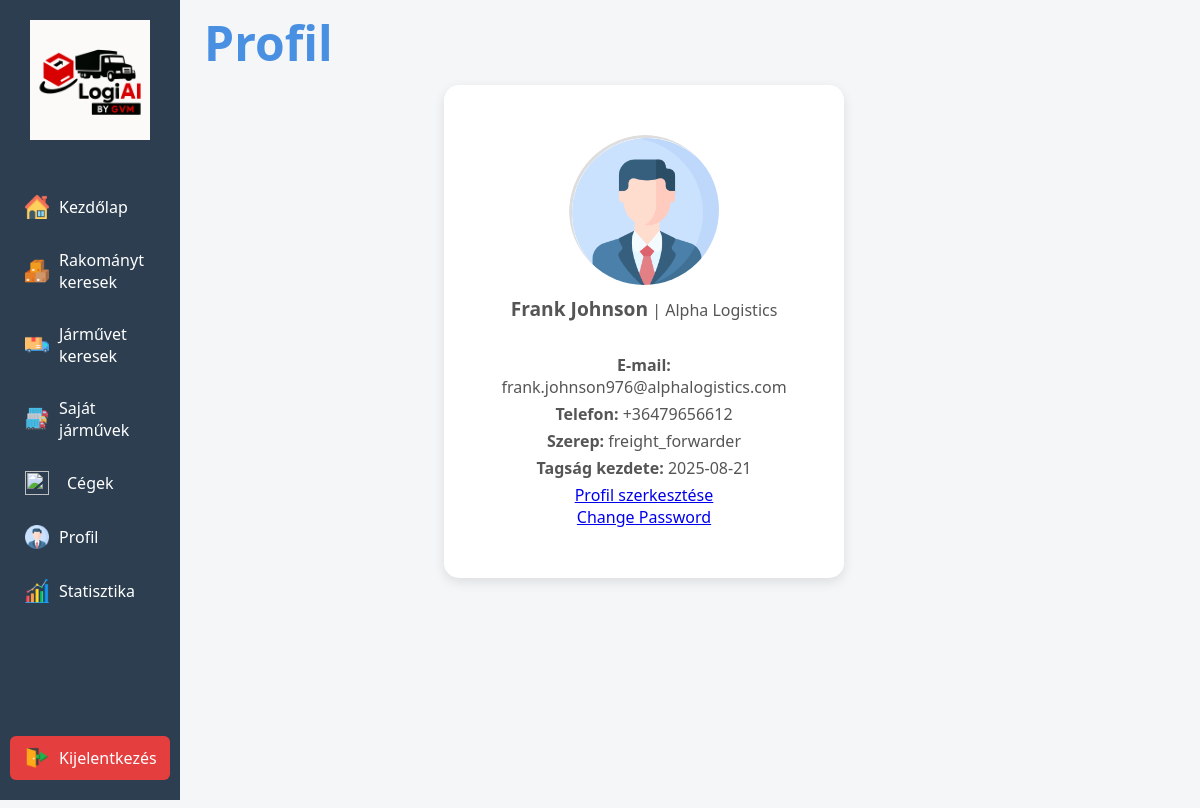
The app's page /profile (signed in) with its own data.
### main.py (models this page shows, shortened)
class User(db.Model, UserMixin):
    user_id = db.Column(db.Integer, primary_key=True)
    email = db.Column(db.String(150), unique=True, nullable=False)
    first_name = db.Column(db.String(150), nullable=False)
    last_name = db.Column(db.String(150), nullable=False)
    phone_number = db.Column(db.String(150), nullable=False)
    hashed_password = db.Column(db.String(150), nullable=False)
    role = db.Column(db.String(50), default="freight_forwarder")
    company_id = db.Column(db.Integer, db.ForeignKey('company.company_id'), nullable=True)
    is_company_admin = db.Column(db.Boolean, default=False)
    common_user = db.Column(db.Boolean, default=True)
    created_at = db.Column(db.Date, default=date.today)
    profile_picture = db.Column(db.String(200), nullable=True)
    company = db.relationship('Company', back_populates='users')

class Company(db.Model):
    company_id = db.Column(db.Integer, primary_key=True)
    name = db.Column(db.String(150), nullable=False)
    subscription_type = db.Column(db.String(50), default="free")
    country = db.Column(db.String(50))
    post_code = db.Column(db.String(20))
    street = db.Column(db.String(100))
    house_number = db.Column(db.String(20))
    tax_number = db.Column(db.String(50))
    admin_id = db.Column(db.Integer)
    created_at = db.Column(db.Date, default=date.today)
    slug = db.Column(db.String(200), unique=True, index=True, nullable=True)
    invite_codes = db.relationship('InviteCode', backref='company', lazy=True)
    users = db.relationship('User', back_populates='company')
    logo_filename = db.Column(db.String(200), nullable=True)

### main.py (the view)
@app.route("/profile")
@login_required
def profile():
    user = current_user
    return render_template("profile.html", user=user)

### main.py (called while the page is built)
@login_manager.user_loader
def load_user(user_id):
    return User.query.get(int(user_id))

### templates/profile.html (shortened to what this page needs)
{% extends "base.html" %}
{% block content %}
<div class="home-container">
    <aside class="sidebar">
        {% include 'sidebar.html' %}
    </aside>
    <main class="main-content">
    <h1 class="cim">Profil</h1>
    <div class="profile-container">
        <div class="profile-card">
            <div class="profile-image" style="
                position: relative;
                display: inline-block;
                cursor: pointer;
                width: 150px;
                height: 150px;
                border-radius: 50%;
                overflow: hidden; /* megakadályozza a belógást */
            ">
                <img id="profile-image"
                     src="{{ url_for('static', filename='uploads/profile_pictures/' + user.profile_picture) if user.profile_picture else url_for('static', filename='icons/user.png') }}"
                     alt="Profile Picture"
                     style="width: 100%; height: 100%; object-fit: cover;">
            </div>
            <div class="profile-info">
                <p><strong><big>{{ user.first_name }} {{ user.last_name }}</big></strong> | {{ user.company.name if user.company else 'Nincs cég' }}</p>
                <br>
                <p><strong>E-mail:</strong> {{ user.email }}</p>
                <p><strong>Telefon:</strong> {{ user.phone_number }}</p>
                <p><strong>Szerep:</strong> {{ user.role }}</p>
                <p><strong>Tagság kezdete:</strong> {{ user.created_at }}</p>
                <a href="{{ url_for('edit_profile') }}" class="btn">Profil szerkesztése</a>
                <br>
                <a href="{{ url_for('change_password') }}" class="btn">Change Password</a>
            </div>
        </div>
    </div>
</main>
</div>
{% endblock %}

### static/style.css (style rules this page uses)
body { font-family: 'Segoe UI', Tahoma, Geneva, Verdana, sans-serif; margin: 0; padding: 0; background: #f4f6f8; color: #333; display: flex; min-height: 100vh; width: 100%; }
h1 { top: 0; background: #f4f6f8; z-index: 10; padding: 10px 0; margin: 0; }
.sidebar { width: 15%; background: #2c3e50; color: #fff; min-height: 100vh; padding-left: 10px; padding-right: 10px; position: fixed; top: 0; left: 0; box-sizing: border-box; display: flex; flex-direction: column; z-index: 1000; }
.main-content { margin-left: 17vw; flex-grow: 1; box-sizing: border-box; max-width: 80%; }
.main-content > h1 { font-size: 3rem; text-align: left; color: #4a90e2; }
h1, h2 { text-align: left; color: #4a90e2; }
.profile-container { display: flex; justify-content: center; align-items: flex-start; min-height: calc(100vh - 50px); margin-left: 20vw; }
.profile-card { background: white; border-radius: 15px; padding: 50px; width: 25vw; box-shadow: 0 4px 12px rgba(0, 0, 0, 0.1); text-align: center; }
.profile-image img { width: 120px; height: 120px; border-radius: 50%; object-fit: cover; margin-bottom: 20px; border: 3px solid #ddd; }
.profile-info p { margin: 5px 0; font-size: 1rem; color: #555; }
.home-container { max-width: 100%; }

### records on screen
User: first_name "Frank", last_name "Johnson", email "frank.johnson976@alphalogistics.com", phone_number "+36479656612", role "freight_forwarder", created_at "2025-08-21"
Company: company "Alpha Logistics"
